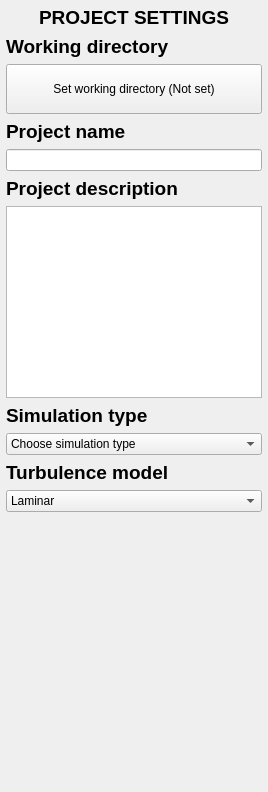
         <widget class="QWidget" name="AA_ProjSettings">
          <layout class="QVBoxLayout" name="verticalLayout_3">
           <property name="leftMargin">
            <number>6</number>
           </property>
           <property name="topMargin">
            <number>6</number>
           </property>
           <property name="rightMargin">
            <number>6</number>
           </property>
           <property name="bottomMargin">
            <number>6</number>
           </property>
           <item>
            <widget class="QLabel" name="Lbl_AA_H1">
             <property name="font">
              <font>
               <pointsize>14</pointsize>
              </font>
             </property>
             <property name="text">
              <string>&lt;html&gt;&lt;head/&gt;&lt;body&gt;&lt;p&gt;&lt;span style=&quot; font-weight:600;&quot;&gt;PROJECT SETTINGS&lt;/span&gt;&lt;/p&gt;&lt;/body&gt;&lt;/html&gt;</string>
             </property>
             <property name="alignment">
              <set>Qt::AlignCenter</set>
             </property>
            </widget>
           </item>
           <item>
            <widget class="QLabel" name="Lbl_AA_WDir">
             <property name="font">
              <font>
               <pointsize>14</pointsize>
               <weight>75</weight>
               <bold>true</bold>
              </font>
             </property>
             <property name="focusPolicy">
              <enum>Qt::ClickFocus</enum>
             </property>
             <property name="text">
              <string>&lt;html&gt;&lt;head/&gt;&lt;body&gt;&lt;p&gt;Working directory&lt;/p&gt;&lt;/body&gt;&lt;/html&gt;</string>
             </property>
            </widget>
           </item>
           <item>
            <widget class="QPushButton" name="Btn_AA_WDir">
             <property name="text">
              <string>
Set working directory (Not set)
</string>
             </property>
            </widget>
           </item>
           <item>
            <widget class="QLabel" name="Lbl_AA_PName">
             <property name="font">
              <font>
               <pointsize>14</pointsize>
               <weight>75</weight>
               <bold>true</bold>
              </font>
             </property>
             <property name="text">
              <string>&lt;html&gt;&lt;head/&gt;&lt;body&gt;&lt;p&gt;Project name&lt;/p&gt;&lt;/body&gt;&lt;/html&gt;</string>
             </property>
            </widget>
           </item>
           <item>
            <widget class="QLineEdit" name="Led_AA_PName"/>
           </item>
           <item>
            <widget class="QLabel" name="Lbl_AA_PDesc">
             <property name="font">
              <font>
               <pointsize>14</pointsize>
               <weight>75</weight>
               <bold>true</bold>
              </font>
             </property>
             <property name="text">
              <string>&lt;html&gt;&lt;head/&gt;&lt;body&gt;&lt;p&gt;Project description&lt;/p&gt;&lt;/body&gt;&lt;/html&gt;</string>
             </property>
            </widget>
           </item>
           <item>
            <widget class="QPlainTextEdit" name="Led_AA_PDesc">
             <property name="font">
              <font>
               <pointsize>14</pointsize>
              </font>
             </property>
             <property name="tabChangesFocus">
              <bool>true</bool>
             </property>
            </widget>
           </item>
           <item>
            <widget class="QLabel" name="Lbl_AA_SimType">
             <property name="font">
              <font>
               <pointsize>14</pointsize>
               <weight>75</weight>
               <bold>true</bold>
              </font>
             </property>
             <property name="text">
              <string>&lt;html&gt;&lt;head/&gt;&lt;body&gt;&lt;p&gt;Simulation type&lt;/p&gt;&lt;/body&gt;&lt;/html&gt;</string>
             </property>
            </widget>
           </item>
           <item>
            <widget class="QComboBox" name="CmB_AA_SimType">
             <item>
              <property name="text">
               <string>Choose simulation type</string>
              </property>
             </item>
             <item>
              <property name="text">
               <string>CFD to resolve SW (Using SW results)</string>
              </property>
             </item>
             <item>
              <property name="text">
               <string>CFD to resolve SW (Using sim library)</string>
              </property>
             </item>
             <item>
              <property name="text">
               <string>CFD using bathymetry data</string>
              </property>
             </item>
             <item>
              <property name="text">
               <string>CFD of wave flume</string>
              </property>
             </item>
             <item>
              <property name="text">
               <string>CFD using STL file</string>
              </property>
             </item>
             <item>
              <property name="text">
               <string>CFD using maps</string>
              </property>
             </item>
             <item>
              <property name="text">
               <string>CFD using Surrogate solver</string>
              </property>
             </item>
            </widget>
           </item>
           <item>
            <widget class="QLabel" name="Lbl_AA_TurbModel">
             <property name="font">
              <font>
               <pointsize>14</pointsize>
               <weight>75</weight>
               <bold>true</bold>
              </font>
             </property>
             <property name="text">
              <string>&lt;html&gt;&lt;head/&gt;&lt;body&gt;&lt;p&gt;Turbulence model&lt;/p&gt;&lt;/body&gt;&lt;/html&gt;</string>
             </property>
            </widget>
           </item>
           <item>
            <widget class="QComboBox" name="CmB_AA_TurbModel">
             <item>
              <property name="text">
               <string>Laminar</string>
              </property>
             </item>
             <item>
              <property name="text">
               <string>k-Epsilon</string>
              </property>
             </item>
             <item>
              <property name="text">
               <string>k-Omega</string>
              </property>
             </item>
             <item>
              <property name="text">
               <string>k-Omega SST</string>
              </property>
             </item>
            </widget>
           </item>
           <item>
            <spacer name="VSp_AA_01">
             <property name="orientation">
              <enum>Qt::Vertical</enum>
             </property>
             <property name="sizeHint" stdset="0">
              <size>
               <width>20</width>
               <height>274</height>
              </size>
             </property>
            </spacer>
           </item>
          </layout>
         </widget>
